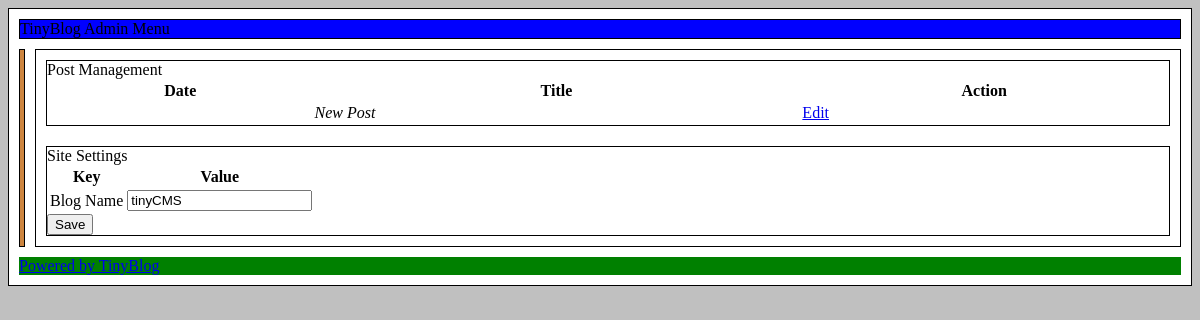
Before: / with the older database file.
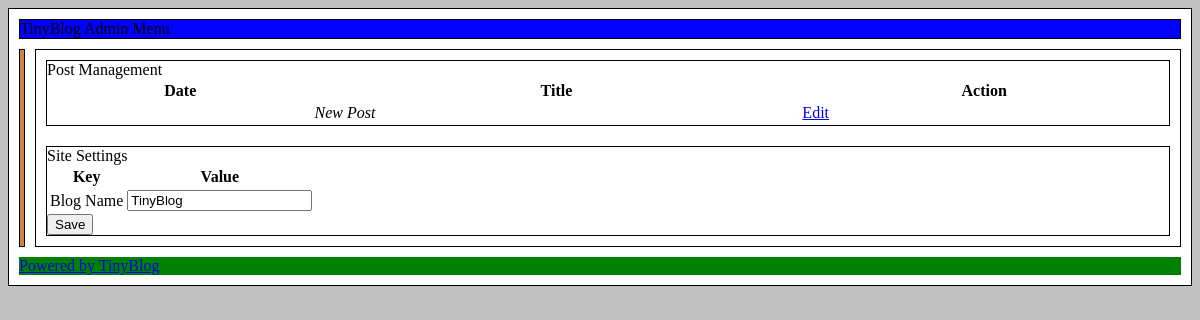
After: the same page with the newer database file.
### tables this page shows
CREATE TABLE settings(key TEXT PRIMARY KEY, value TEXT) WITHOUT ROWID;

### index.php (the view, shortened to what this page needs)
<!DOCTYPE html>
<html>
 <head>
  <link rel="stylesheet" type="text/css" href="style.css">
 </head>
 <body>
  <header id="banner">TinyBlog Admin Menu</header>
<?php
  $db = new SQLite3('tinyblog.db', SQLITE3_OPEN_READONLY);
  $db->enableExceptions(TRUE);
?>
  <div id="wrap">
   <aside>&nbsp;</aside>
   <main>
    <article>
     <header>Post Management</header>
     <table>
      <tr><th>Date</th><th>Title</th><th>Action</th></tr>
      <tr><td>&nbsp;</td><td><i>New Post</i></td><td><a href="edit.php">Edit</a></td></tr>
     </table>
    </article>
    <article>
     <header>Site Settings</header>
     <form action="settings.php" method="post">
      <table>
       <tr><th>Key</th><th>Value</th></tr>
<?php
  $descriptions = [
    'name' => 'Blog Name'
  ];
  $result = $db->query('SELECT key, value FROM settings');
  while ($row = $result->fetchArray(SQLITE3_NUM)) {
    echo '<tr><td><label for="', $row[0], '">', $descriptions[$row[0]], '</label></td><td>',
      '<input type="text" name="', $row[0], '" value="', $row[1], "\"</td></tr>\n";
  }
?>
      </table>
      <button>Save</button>
     </form>
    </article>
   </main>
  </div>
  <footer><a href="https://github.com/greg-kennedy/TinyBlog">Powered by TinyBlog</a></footer>
 </body>
</html>

### style.css (style rules this page uses)
html { background-color: silver; }
body { display: flex; flex-direction: column; background-color: white; border: 1px solid black; }
body>header { margin: 10px; background-color: blue; border: 1px solid; }
div#wrap { display: flex; flex-direction: row; flex: 1; }
aside { display: flex; flex-direction: column; margin-left: 10px; margin-right: 5px; background-color: peru; border: 1px solid; }
main { margin-left: 5px; margin-right: 10px; border: 1px solid; display: flex; flex-direction: column; background-color: white; flex: 1; }
article { margin: 10px; border: 1px solid; display: flex; flex-direction: column; }
footer { margin: 10px; background-color: green; }

Changed rows visible on the page:
changed settings "Blog Name": name "tinyCMS" → "TinyBlog"
